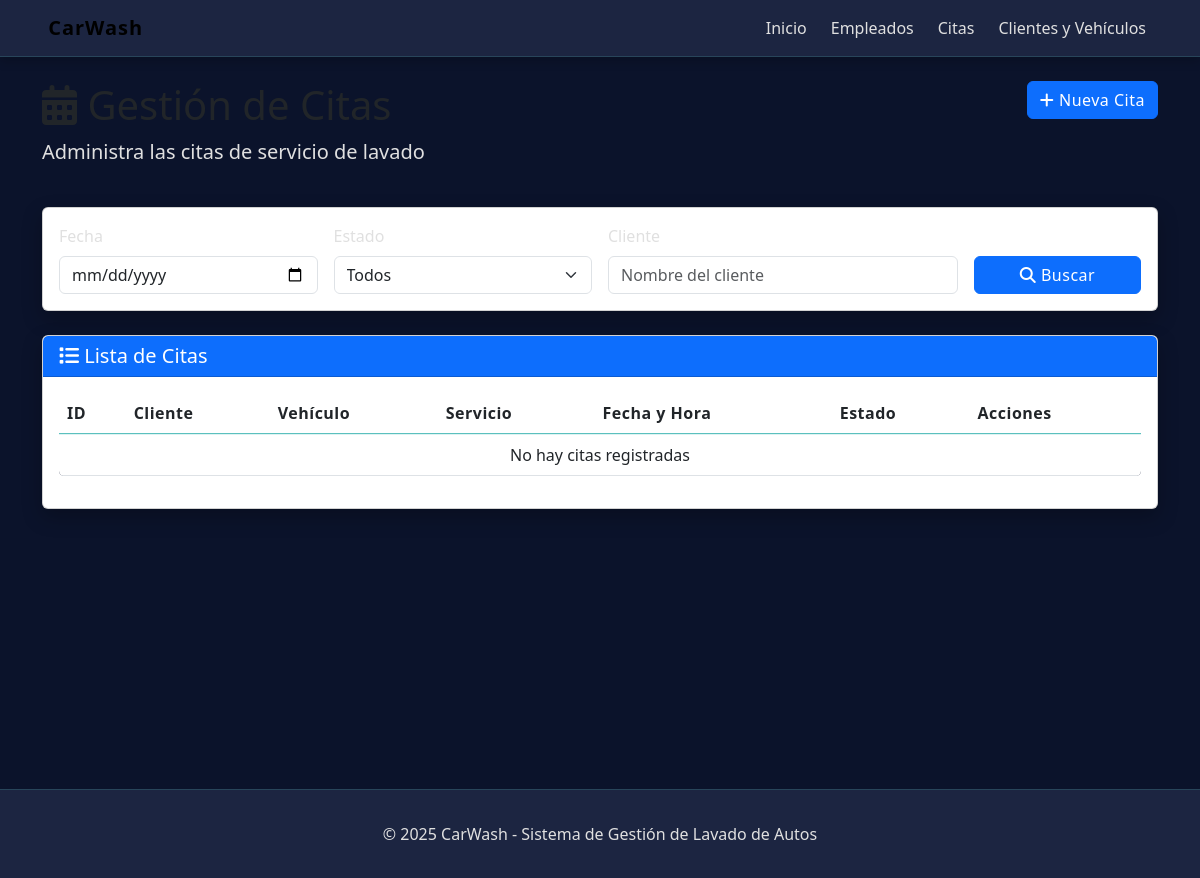
The page /citas/ on the database as committed earlier.
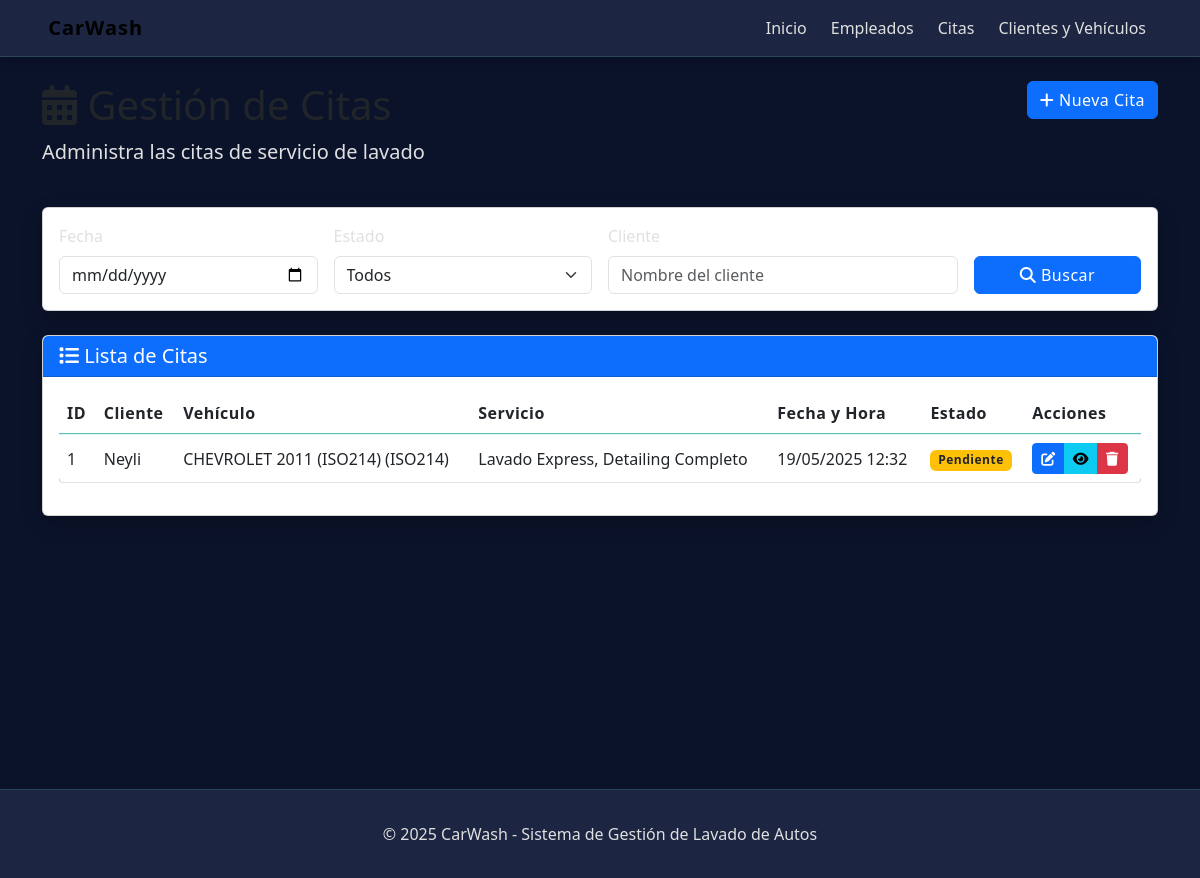
The same page on the database as committed later.
### DbWash/models.py (models this page shows, shortened)
class Cita(models.Model):
    ESTADO_CHOICES = [
        ('Pendiente', 'Pendiente'),
        ('En proceso', 'En proceso'),
        ('Completada', 'Completada'),
        ('Cancelada', 'Cancelada'),
    ]
    vehiculo = models.ForeignKey(Vehiculo, on_delete=models.CASCADE)
    empleado = models.ForeignKey(Empleado, on_delete=models.CASCADE)
    fecha_hora = models.DateTimeField(null=False)
    servicios = models.ManyToManyField(servicio)
    estado = models.CharField(max_length=20, choices=ESTADO_CHOICES, default='Pendiente')
    notas = models.TextField(null=True, blank=True)
    fecha_creacion = models.DateTimeField(default=timezone.now)

class Vehiculo(models.Model):
    cliente = models.ForeignKey(Cliente, on_delete=models.CASCADE)
    placa = models.CharField(max_length=10, null=False)
    marca = models.CharField(max_length=50, null=False)
    modelo = models.CharField(max_length=50, null=False)
    color = models.CharField(max_length=30, null=False)
    tipo = models.CharField(max_length=30, null=False)
    def __str__(self):
        return f"{self.marca} {self.modelo} ({self.placa})"

class Cliente(models.Model):
    nombre = models.CharField(max_length=100, null=False)
    cedula = models.CharField(max_length=15, null=False)
    direccion = models.CharField(max_length=200, null=False)
    telefono = models.CharField(max_length=15, null=False)
    correo = models.EmailField(max_length=100, null=False)
    def __str__(self):
        return self.nombre

class servicio(models.Model):
    nombre = models.CharField(max_length=100, null=False)
    precio = models.DecimalField(max_digits=10, decimal_places=2, null=False)
    descripcion = models.TextField(null=True, blank=True)

### CarWash/views.py (the view)
# urls.py: path('citas/', views.citas, name='citas'),
def citas(request):
    fecha = request.GET.get('fecha', '')
    estado = request.GET.get('estado', '')
    cliente_query = request.GET.get('cliente', '')
    citas_list = Cita.objects.all().order_by('-fecha_hora')
    if fecha:
        citas_list = citas_list.filter(fecha_hora__date=fecha)
    if estado:
        citas_list = citas_list.filter(estado=estado)
    if cliente_query:
        citas_list = citas_list.filter(
            Q(vehiculo__cliente__nombre__icontains=cliente_query) |
            Q(vehiculo__cliente__cedula__icontains=cliente_query)
        )
    paginator = Paginator(citas_list, 10)  # 10 citas por página
    page = request.GET.get('page')
    citas = paginator.get_page(page)
    clientes = Cliente.objects.all()
    servicios_list = servicio.objects.all()
    vehiculos = Vehiculo.objects.all()
    context = {
        'citas': citas,
        'clientes': clientes,
        'servicios': servicios_list,
        'vehiculos': vehiculos,
    }
    return render(request, 'citas.html', context)

### templates/citas.html (shortened to what the changed rows need)
{% extends "./layouts/base.html" %}
{% block content %}
    <div class="row mb-4">
        <div class="col-md-8">
            <h1><i class="fas fa-calendar-alt"></i> Gestión de Citas</h1>
        </div>
    </div>
    <div class="card">
        <div class="card-body">
            <div class="table-responsive">
                <table class="table table-hover">
                    <thead>
                        <tr>
                            <th>ID</th>
                            <th>Cliente</th>
                            <th>Vehículo</th>
                            <th>Servicio</th>
                            <th>Fecha y Hora</th>
                            <th>Estado</th>
                            <th>Acciones</th>
                        </tr>
                    </thead>
                    <tbody>
                        {% if citas %}
                            {% for cita in citas %}
                                <tr>
                                    <td>{{ cita.id }}</td>
                                    <td>{{ cita.vehiculo.cliente }}</td>
                                    <td>{{ cita.vehiculo }} ({{ cita.vehiculo.placa }})</td>
                                    <td>
                                        {% for servicio in cita.servicios.all %}
                                            {{ servicio.nombre }}{% if not forloop.last %}, {% endif %}
                                        {% endfor %}
                                    </td>
                                    <td>{{ cita.fecha_hora|date:"d/m/Y H:i" }}</td>
                                    <td>
                                        {% if cita.estado == 'Completada' %}
                                            <span class="badge bg-success">{{ cita.estado }}</span>
                                        {% elif cita.estado == 'Pendiente' %}
                                            <span class="badge bg-warning text-dark">{{ cita.estado }}</span>
                                        {% elif cita.estado == 'En proceso' %}
                                            <span class="badge bg-info">{{ cita.estado }}</span>
                                        {% elif cita.estado == 'Cancelada' %}
                                            <span class="badge bg-danger">{{ cita.estado }}</span>
                                        {% endif %}
                                    </td>
                                    <td>
                                        <div class="btn-group btn-group-sm">
                                            <button class="btn btn-primary" data-bs-toggle="modal" data-bs-target="#editarCitaModal{{ cita.id }}">
                                                <i class="fas fa-edit"></i>
                                            </button>
                                            <a href="{% url 'cita_detalle' cita.id %}" class="btn btn-info">
                                                <i class="fas fa-eye"></i>
                                            </a>
                                            <button class="btn btn-danger" data-bs-toggle="modal" data-bs-target="#eliminarCitaModal{{ cita.id }}">
                                                <i class="fas fa-trash"></i>
                                            </button>
                                        </div>
                                    </td>
                                </tr>
                            {% endfor %}
                        {% else %}
                            <tr>
                                <td colspan="7" class="text-center">No hay citas registradas</td>
                            </tr>
                        {% endif %}
                    </tbody>
                </table>
            </div>
        </div>
    </div>
{% endblock %}

Rows that differ between the two databases and show on the page:
added Cita: id "1", vehiculo.cliente "Neyli", vehiculo "CHEVROLET 2011 (ISO214)", vehiculo.placa "ISO214", fecha_hora "19/05/2025 12:32", estado "Pendiente"
now on this page (row unchanged): servicio: nombre "Lavado Express"
now on this page (row unchanged): servicio: nombre "Detailing Completo"
Other text that changed with them:
text no longer shown: "No hay citas registradas"
